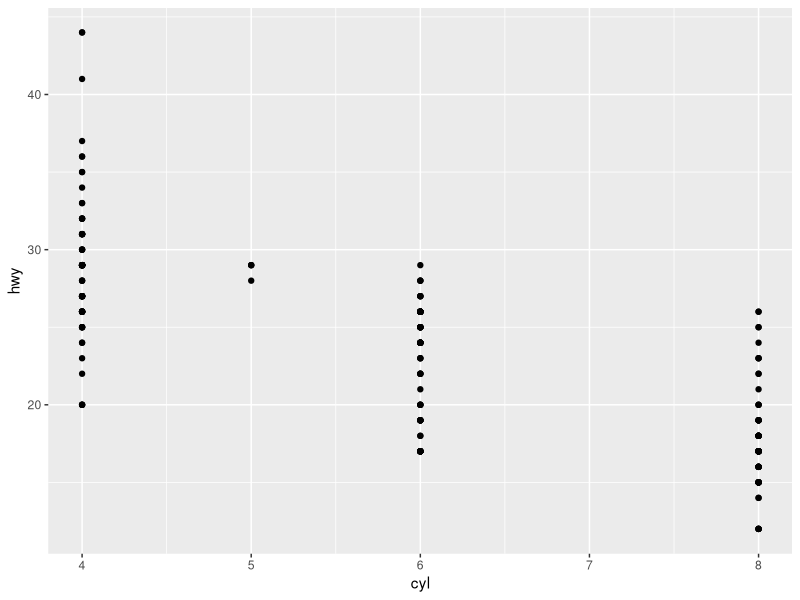
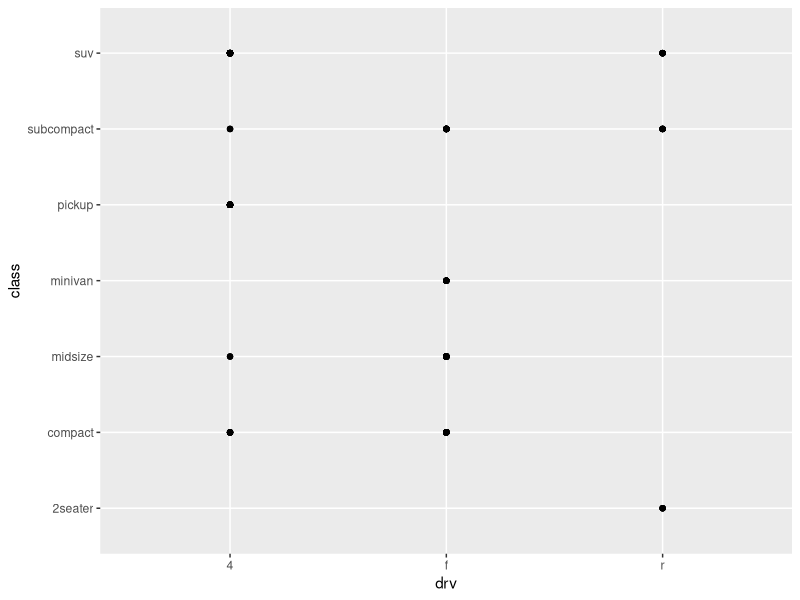
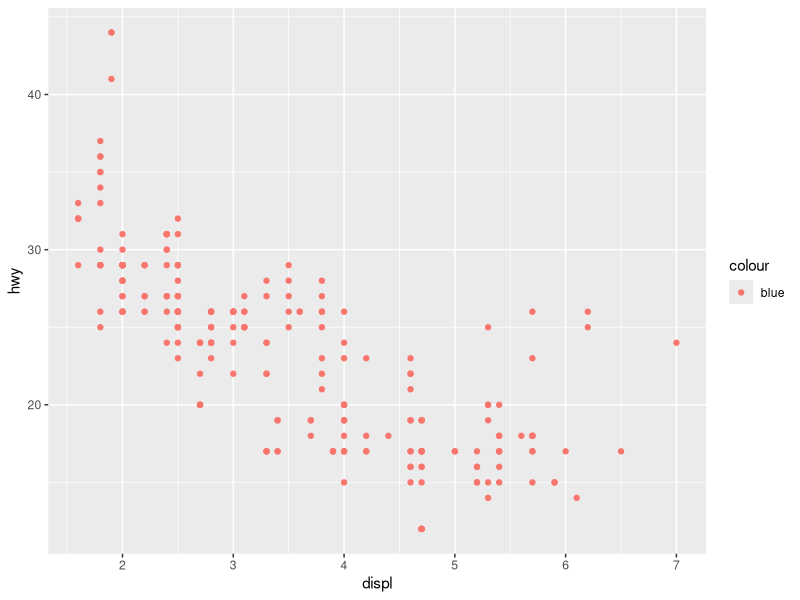
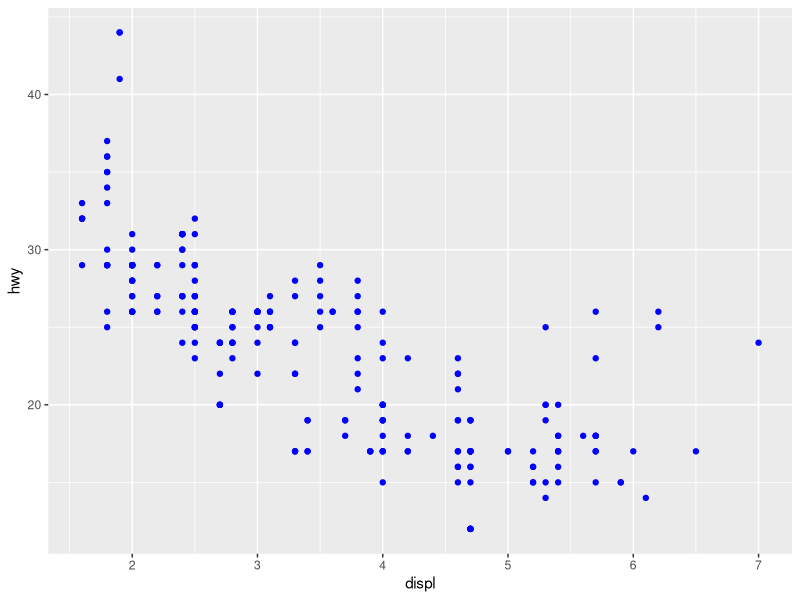
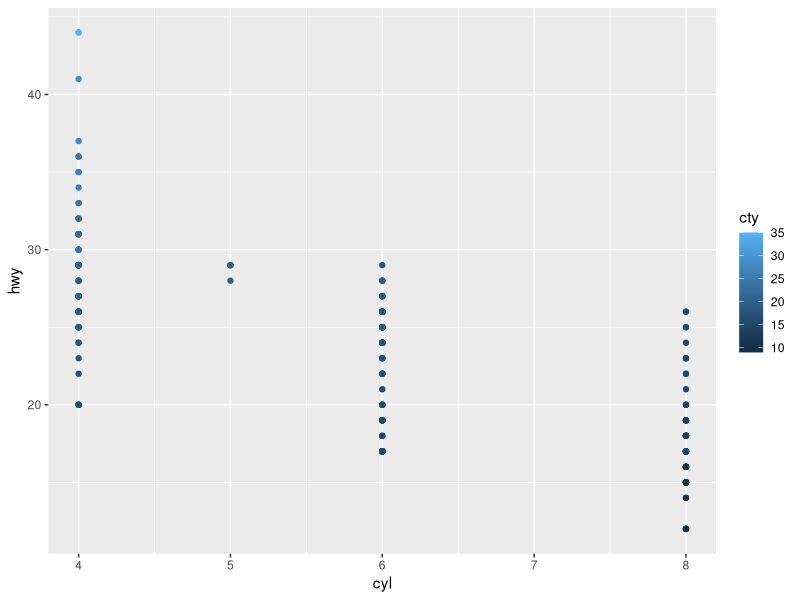
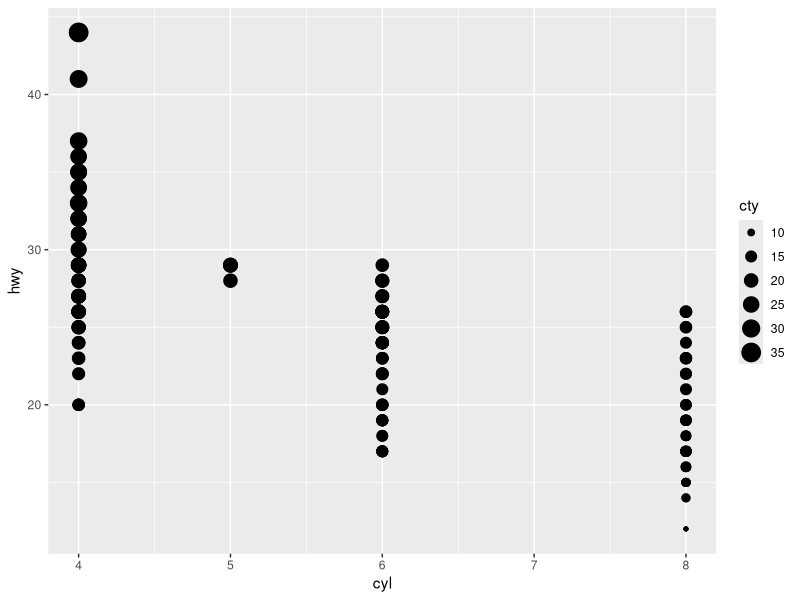
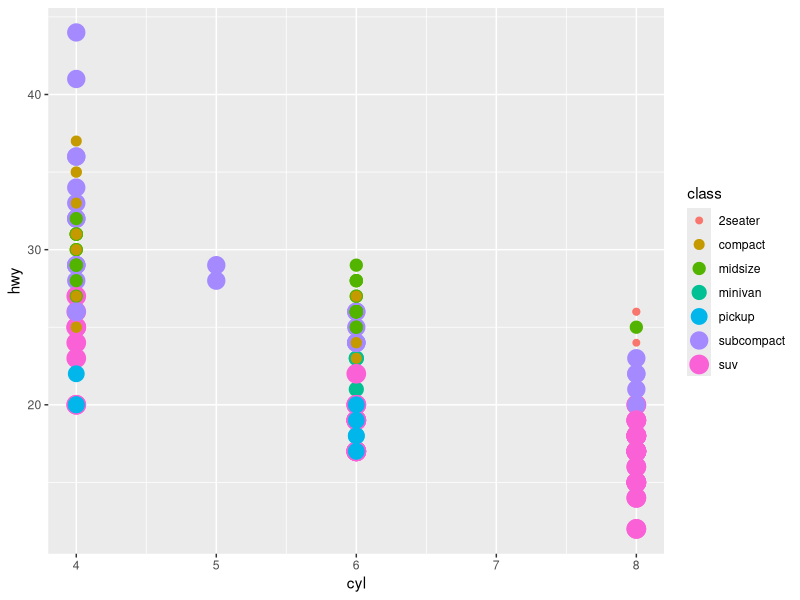
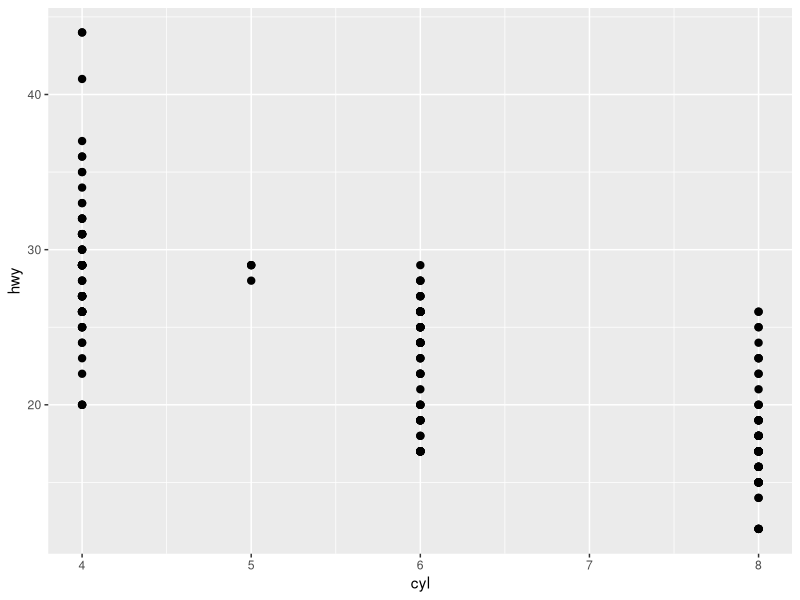

Here is the R script that generated these plots, in order:
## ---- chunk 1
nrow(mtcars)
ncol(mtcars)
## ---- chunk 2
library(ggplot2)
ggplot(data = mpg) + 
  geom_point(mapping = aes(x = cyl, y = hwy))
## ---- chunk 3
ggplot(data = mpg) + 
  geom_point(mapping = aes(x = drv, y = class))
## ---- chunk 4
ggplot(data = mpg) + 
  geom_point(mapping = aes(x = displ, y = hwy, color = "blue"))
## ---- chunk 5
ggplot(data = mpg) + 
  geom_point(mapping = aes(x = displ, y = hwy), color = "blue")
## ---- chunk 6
summary(mpg)
## ---- chunk 7
ggplot(mpg) + geom_point(mapping=aes(x=cyl, y=hwy, color=cty))
ggplot(mpg) + geom_point(mapping=aes(x=cyl, y=hwy, size=cty))
## ---- chunk 8
## ggplot(mpg) + geom_point(mapping=aes(x=cyl, y=hwy, shape=cty))
## ---- chunk 9
ggplot(mpg) + geom_point(mapping=aes(x=cyl, y=hwy, color=class, size=class))
## ---- chunk 10
ggplot(data = mpg) + 
  geom_point(mapping = aes(x = cyl, y = hwy, stroke = 1))
ggplot(data = mpg) + 
  geom_point(mapping = aes(x = cyl, y = hwy, stroke = 10))
## ---- chunk 11
ggplot(mpg) + geom_point(mapping=aes(x=cyl, y=hwy, color=displ < 5))
## ---- chunk 12
ggplot(mpg) + geom_point(mapping=aes(x=cyl, y=hwy, color=displ))
## ---- chunk 13
ggplot(data = mpg) + 
  geom_point(mapping = aes(x = displ, y = hwy)) + 
  facet_grid(~cty)
# Too many facets may be generated.
## ---- chunk 14
ggplot(data = mpg) + 
  geom_point(mapping = aes(x = drv, y = cyl))
## ---- chunk 15
ggplot(data = mpg) + 
  geom_point(mapping = aes(x = displ, y = hwy)) +
  facet_grid(drv ~ .)

ggplot(data = mpg) + 
  geom_point(mapping = aes(x = displ, y = hwy)) +
  facet_grid(. ~ cyl)
## ---- chunk 16
ggplot(data = mpg) + 
  geom_point(mapping = aes(x = displ, y = hwy)) + 
  facet_wrap(~ class, nrow = 2)
